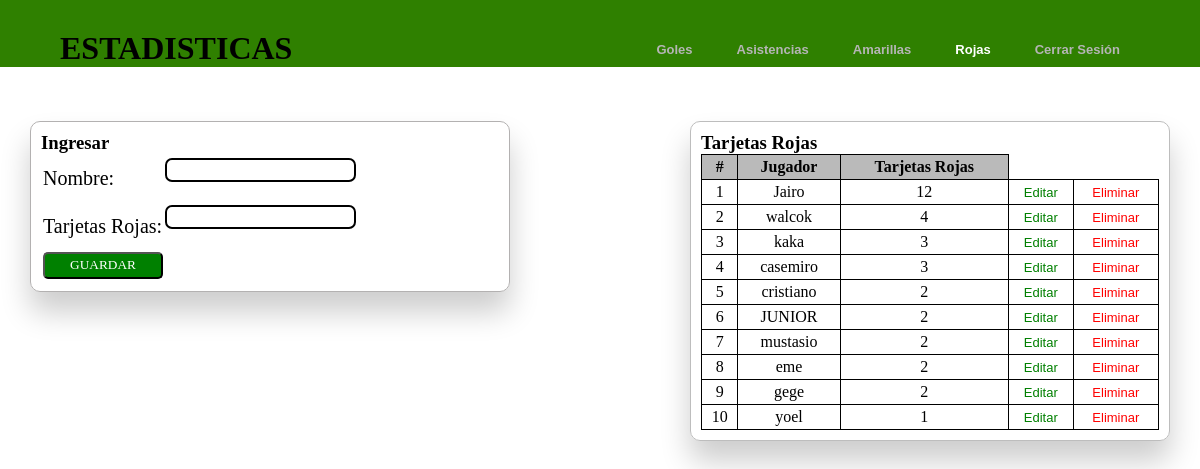
The app's page /estadisticas/rojas.php (signed in), older data.
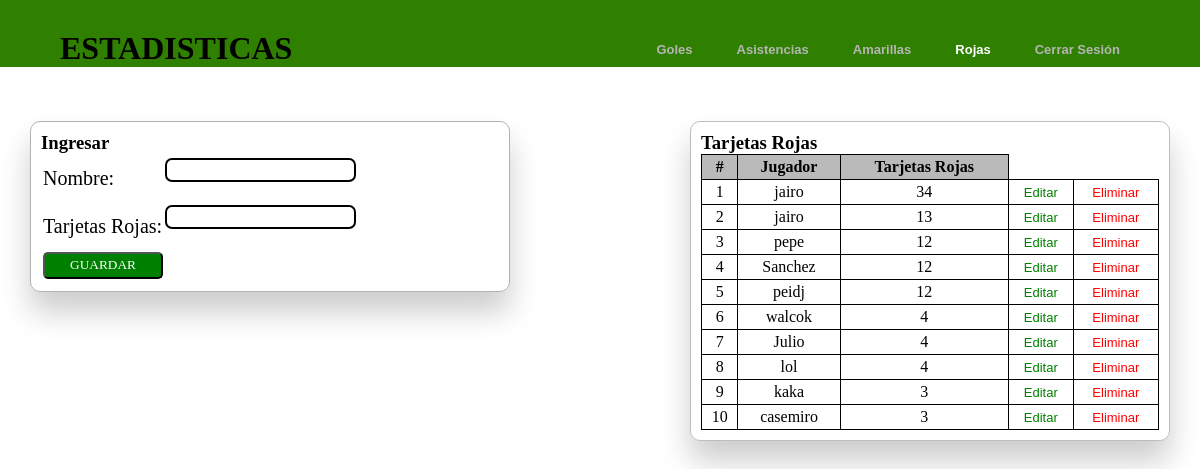
The same page, newer data.
### tables this page shows
CREATE TABLE `jugador4` (
  `jug_id` int(11) NOT NULL,
  `nombre` varchar(100) DEFAULT NULL,
  `tar_roj` int(10) DEFAULT NULL
);

### estadisticas/rojas.php (the view, shortened to what this page needs)
<?php
	if (!isset($_SESSION['nombre'])) {
		header('Location: ../login.php');
	}elseif(isset($_SESSION['nombre'])){
		include '../conexion.php';
		$sentencia = $bd->query("SELECT nombre, tar_roj FROM jugador4 ORDER BY tar_roj DESC LIMIT 10");
		$jugador = $sentencia->fetchAll(PDO::FETCH_OBJ);
	}else{
		echo "Error en el sistema";
	}
?>
<!DOCTYPE html>
<html lang="en">
<head>
	<link rel="stylesheet" href="../estilos/stylegoleador.css">
	<link rel="stylesheet" href="https://cdnjs.cloudflare.com/ajax/libs/font-awesome/4.7.0/css/font-awesome.min.css">
</head>
<body>
	<header>
		<div class="header-content">
			<div class="logo">
				<h1>ESTADISTICAS</h1>
			</div>
			<div>
				<nav class="navegador">
		        	<ul>
		        		<li><a href="../paginaingresar.php"class="goles">Goles</a></li>
		                <li><a href="asistencias.php"class="asistencia">Asistencias</a></li>
		                <li><a href="amarillas.php"class="amarilla">Amarillas</a></li>
		                <li><a href="rojas.php"class="roja">Rojas</a></li>
		                <li><a href="../cerrarsesion.php"class="cerrarsesion">Cerrar Sesión</a></li>
		        	</ul>
		        </nav>
			</div>
		</div>
	</header>
	<div class="nombre-goles">
		<div class="divingreso">
			<h3>Ingresar</h3>
			<form method="POST" action="../ingresar/ingresarroj.php">
				<table class="ingreso">
					<tr>
						<td>Nombre: </td>
						<td><input type="text" class="form-control" name="txtnombre"></td>
				    </tr>
					<tr>
					    <td>Tarjetas Rojas: </td>
					    <td><input type="number" class="form-control" name="txtroja"></td>
					</tr>
					<tr>
					    <td><input class="buttonIngresar" type="submit" value="GUARDAR"></td>
				    </tr>
			    </table>
		    </form>
		</div>
		<div class="muestra">
			<table class="tabla-goleador">
				<h3>Tarjetas Rojas</h3>
				<tr>
					<th>#</th>
                    <th>Jugador</th>
                    <th>Tarjetas Rojas</th>
			    </tr>
				<?php
				$posicion =1;
				foreach ($jugador as $dato) {
					if ($posicion <=10){
					?>
					<tr>
						<td><?php echo $posicion; ?></td>
						<td><?php echo $dato->nombre; ?></td>
						<td><?php echo $dato->tar_roj; ?></td>
						<td><a class="btn btn-warning" id="edit" href="../editAndDelete/editRoj.php?nombre=<?php echo $dato->nombre; ?>">Editar</a></td>
                        <td><a class="btn btn-danger" id="delete" href="../editAndDelete/deleteRoj.php?nombre=<?php echo $dato->nombre; ?>">Eliminar</a></td>
					</tr>
					<?php
					$posicion ++;
					} else{
						break;
					}
				}?>
			</table>
		</div>
	</div>
</body>
</html>

### estilos/stylegoleador.css (style rules this page uses)
* { margin: 0; padding: 0; box-sizing: border-box; }
body { margin: 0; padding: 0; background-color: white; }
.nombre-goles { display: flex; flex-wrap: wrap; justify-content: space-between; margin-top: 2%; }
.divingreso { padding: 10px; height: 70vh; width: 40%; border: 1px solid rgb(179, 177, 177); border-radius: 10px; box-shadow: 0 20px 30px rgba(0, 0, 0, 0.2); }
.muestra { padding: 10px; height: 70vh; width: 40%; border: 1px solid rgb(189, 189, 189); border-radius: 10px; box-shadow: 0 20px 30px rgba(0, 0, 0, 0.2); }
.ingreso { font-size: 20px; font-family: 'calibri'; color: black; }
.form-control { width: 100%; height: 3vh; border: 2px solid black; border-radius: 7px; padding: 5px; margin-bottom: 20px; }
.header-content { display: flex; background-color: rgb(47, 128, 0); align-items: center; justify-content: space-between; padding-top: 30px; padding-left: 5%; padding-right: 5%; font-weight: bold; }
.logo { font-family: 'calibri'; user-select: none; }
ul li { display: inline-block; padding: 0px 20px; }
a { text-decoration: none; font-family: 'arial'; font-size: 13px; }
.tabla-goleador { border-collapse: collapse; width: 100%; }
.tabla-goleador th, .tabla-goleador td { border: 1px solid black; padding: 3px; text-align: center; font-family: 'calibri'; }
.tabla-goleador th { background-color: #bababa; }
#edit { color: green; }
#delete { color: red; }
.buttonIngresar { background-color: green; color: white; font-family: 'calibri'; width: 120px; height: 27px; border-radius: 5px; }

### estadisticas/rojas.php (style rules this page uses)
* { margin: 0; padding: 0; box-sizing: border-box; }
body { margin: 0; padding: 0; background-color: white; }
.nombre-goles { display: flex; flex-wrap: wrap; justify-content: space-between; margin-top: 2%; }
.divingreso { padding: 10px; width: 80%; height: 70%; border-radius: 10px; box-shadow: 0 20px 30px rgba(0, 0, 0, 0.2); margin: 20px auto; }
.muestra { padding: 10px; width: 80%; height: 100%; border-radius: 10px; box-shadow: 0 20px 30px rgba(0, 0, 0, 0.2); margin: 20px auto; }
@media (min-width: 1000px) { .nombre-goles { flex-direction: row; justify-content: space-between; } }
@media (min-width: 1000px) { .divingreso, .muestra { width: 40%; margin: 30px; } }
.goles { color: #b5b5b5; }
.asistencia { color: #b5b5b5; }
.amarilla { color: #b5b5b5; }
.roja { color: white; }
.cerrarsesion { color: #b5b5b5; }

Row changes from the older to the newer data that the page shows:
removed jugador4: nombre "Jairo", tar_roj "12"
removed jugador4: nombre "cristiano", tar_roj "2"
removed jugador4: nombre "JUNIOR", tar_roj "2"
removed jugador4: nombre "mustasio", tar_roj "2"
removed jugador4: nombre "eme", tar_roj "2"
removed jugador4: nombre "gege", tar_roj "2"
removed jugador4: nombre "yoel", tar_roj "1"
added jugador4: nombre "jairo", tar_roj "34"
added jugador4: nombre "jairo", tar_roj "13"
now on this page (row edited): jugador4: nombre "pepe", tar_roj "12"
added jugador4: nombre "Sanchez", tar_roj "12"
added jugador4: nombre "peidj", tar_roj "12"
added jugador4: nombre "Julio", tar_roj "4"
added jugador4: nombre "lol", tar_roj "4"
